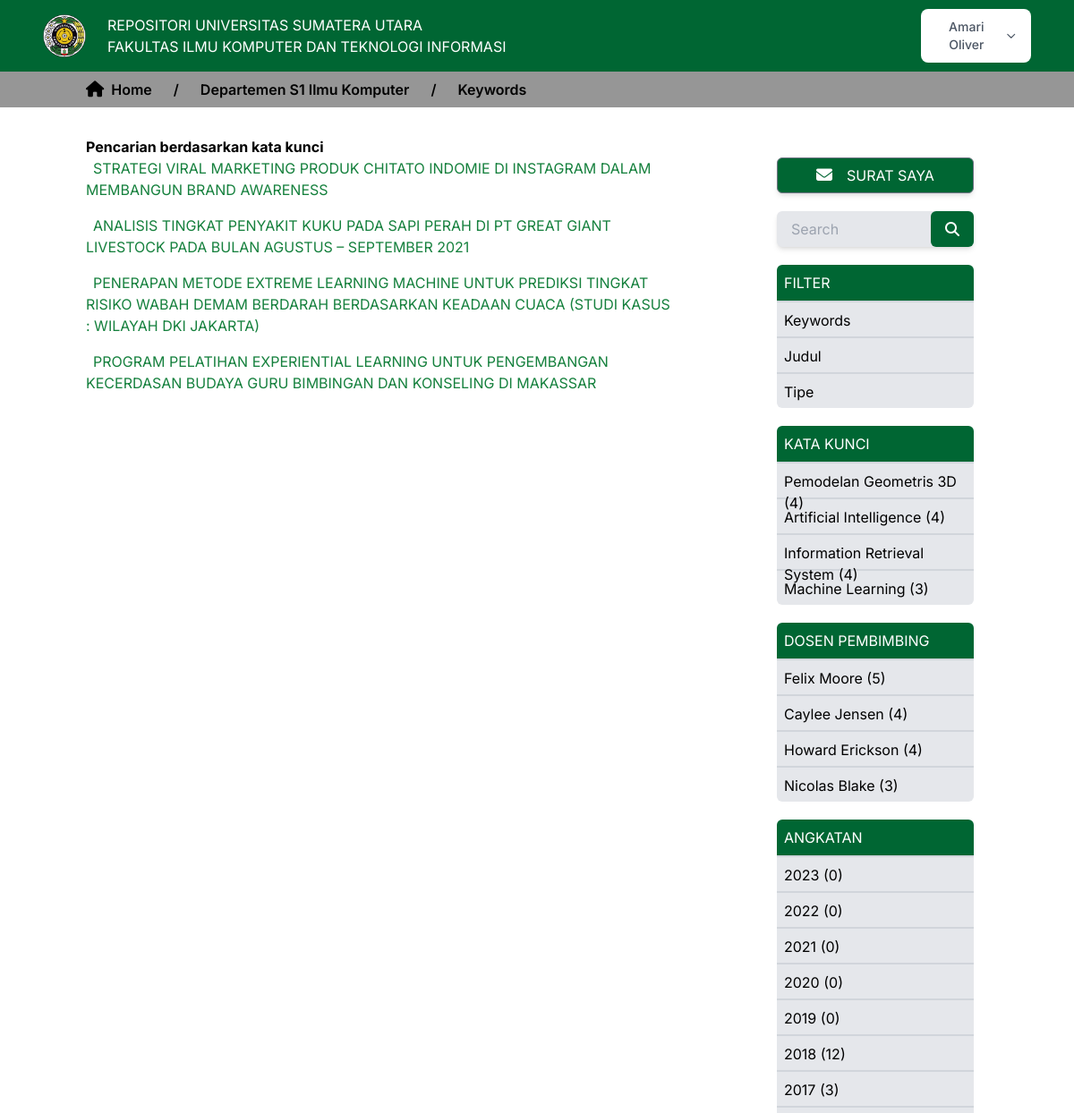
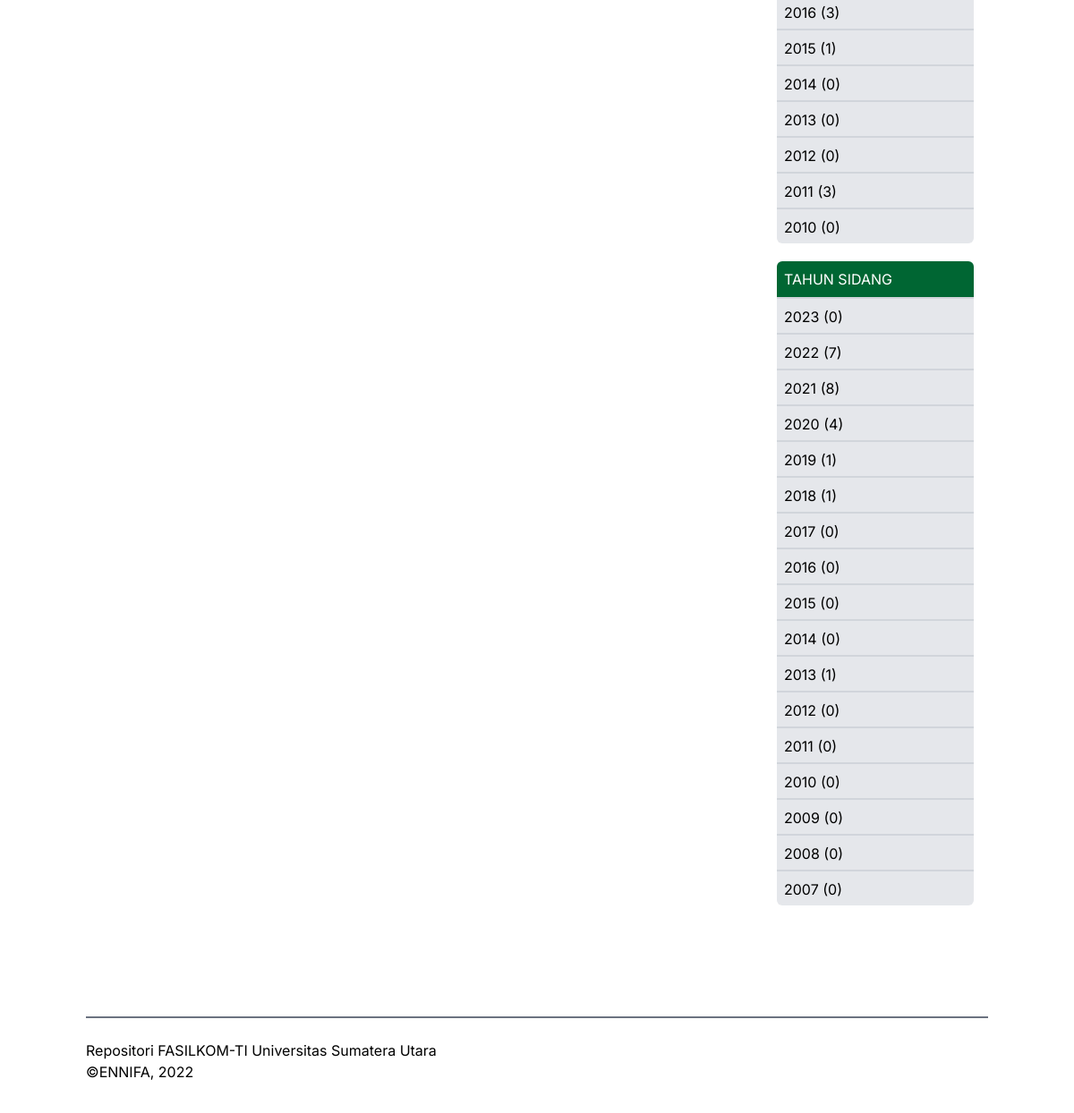
The app's page /PHP/katakunci.php?keyword=keyword&id_prodi=1&id_keyword=11 (signed in) with its own data (2 pictures, top to bottom).
### tables this page shows
CREATE TABLE `akun` (
  `email` varchar(50) NOT NULL,
  `nama_lengkap` varchar(50) NOT NULL,
  `password` varchar(50) NOT NULL,
  `kode_otp` int(6) DEFAULT NULL
);

CREATE TABLE `prodi` (
  `id` int(2) NOT NULL,
  `nama_prodi` varchar(30) NOT NULL
);

CREATE TABLE `tugas_akhir` (
  `id` int(4) NOT NULL,
  `judul` text NOT NULL,
  `nim_mhs` char(10) NOT NULL,
  `tgl_pengesahan` date NOT NULL,
  `tgl_upload` date NOT NULL,
  `nip_dosen_pembimbing1` varchar(20) NOT NULL,
  `nip_dosen_pembimbing2` varchar(20) NOT NULL,
  `nip_dosen_penguji1` varchar(20) NOT NULL,
  `nip_dosen_penguji2` varchar(20) NOT NULL,
  `id_kategori_repo` int(2) NOT NULL,
  `abstract` longtext NOT NULL,
  `id_keyword` int(3) NOT NULL,
  `file_link` longtext NOT NULL,
  `id_prodi` int(2) NOT NULL
);

CREATE TABLE `keyword` (
  `id` int(3) NOT NULL,
  `nama_keyword` varchar(50) NOT NULL,
  `id_prodi` int(2) NOT NULL
);

CREATE TABLE `dosen_pembimbing` (
  `nip` varchar(20) NOT NULL,
  `nama_lengkap` varchar(50) NOT NULL
);

### PHP/katakunci.php (the view, shortened to what this page needs)
<?php
    require "../Koneksi/koneksi.php";
?>
<!DOCTYPE html>
<html lang="en">
<head>
    <link rel="stylesheet" href="css/index.css">
    <script src="https://cdn.tailwindcss.com"></script>
</head>
<body>
    <?php include("navbar.php") ?>
    <div class="w-full h-10 flex justify-start items-center bg-[#969696] px-6 md:px-24">
        <div class="w-full flex items-center font-semibold">
            <a href="index.php" class="hidden lg:flex items-center mr-6">
                <span class="text-lg"><i class="fas fa-home"></i></span>
                <p class="ml-2">Home</p>
            </a>
            <?php
                if(isset($_GET['id_prodi'])){
                    $id_prodi = $_GET['id_prodi'];
                    $sql = "SELECT * FROM prodi WHERE id = $id_prodi";
                    $query = mysqli_query($con,$sql);
                    $row = mysqli_fetch_array($query);
            ?>
                <span class="hidden lg:flex">/</span>
                <a href="departemen.php?id_prodi=<?=$row['id']?>" class="flex items-center mx-6">
                    <p>Departemen <?=$row['nama_prodi']?></p>
                </a>
            <?php } ?>
                <span class="hidden lg:flex">/</span>
                <a href="" class="flex items-center mx-6">
                    <p>Keywords</p>
                </a>
        </div>
    </div>
    <div class="w-full h-screen px-4 py-8 md:px-24 md:py-8">
        <div class="flex mb-20">
            <div class="lg:w-3/4 lg:pr-24">
                <h4 class="font-bold">Pencarian berdasarkan kata kunci</h4>
                <div>
                    <ul class="space-y-4 text-green-700">
                        <?php
                        if(isset($_GET['keyword'])){
                            if($_GET['keyword'] == 'keyword'){
                            if(isset($_GET['id_prodi'])){
                                if(isset($_GET['id_keyword'])){
                                    $sql1 = "SELECT * FROM tugas_akhir WHERE id_keyword = '{$_GET['id_keyword']}'";
                                    $query1 = mysqli_query($con,$sql1);
                                    while($row1 = mysqli_fetch_array($query1)){
                        ?>
                        <li>
                            <a href="viewberkas.php?keyword=<?=$_GET['keyword']?>&id_prodi=<?=$row1['id_prodi']?>&id_tugasakhir=<?=$row1['id']?>" class="hover:text-sky-700 p-2"><?=$row1['judul']?></a>
                        </li>
                        <?php }}}else{
                                $sql3 = "SELECT id,nama_keyword,id_prodi, jlh_judul_keyword(keyword.id) AS jlh_judul FROM keyword";
                                $query3 = mysqli_query($con,$sql3);
                                while($row3 = mysqli_fetch_array($query3)){
                            ?>
                        <li>
                            <a href="katakunci.php?keyword=<?=$_GET['keyword']?>&id_prodi=<?=$row3['id_prodi']?>&id_keyword=<?=$row3['id']?>" class="hover:text-sky-700 p-2"><?=$row3['nama_keyword']?> (<?=$row3['jlh_judul']?>)</a>
                        </li>
                            <?php }}}elseif($_GET['keyword'] == 'judul'){
                                if(isset($_GET['id_prodi'])){
                                        $sql1 = "SELECT * FROM tugas_akhir WHERE id_prodi = '{$_GET['id_prodi']}' ORDER BY judul";
                                        $query1 = mysqli_query($con,$sql1);
                                        while($row1 = mysqli_fetch_array($query1)){
                            ?>
                        <li>
                            <a href="viewberkas.php?id_prodi=<?=$row1['id_prodi']?>&id_tugasakhir=<?=$row1['id']?>" class="hover:text-sky-700 p-2"><?=$row1['judul']?></a>
                        </li>
                            <?php }}else{
                                $sql1 = "SELECT * FROM tugas_akhir ORDER BY judul";
                                $query1 = mysqli_query($con,$sql1);
                                while($row1 = mysqli_fetch_array($query1)){
                            ?>
                        <li>
                            <a href="viewberkas.php?id_prodi=<?=$row1['id_prodi']?>&id_tugasakhir=<?=$row1['id']?>" class="hover:text-sky-700 p-2"><?=$row1['judul']?></a>
                        </li>
                            <?php }}}else{
                                if(isset($_GET['id_prodi'])){
                                    if(isset($_GET['id_kategori_repo'])){
                                        if($_GET['id_kategori_repo'] == 4 || $_GET['id_kategori_repo'] == 8){
                                            $sql1 = "SELECT * FROM penelitian_dosen WHERE id_kategori_repo = '{$_GET['id_kategori_repo']}'";
                                        }else{
                                            $sql1 = "SELECT * FROM tugas_akhir WHERE id_kategori_repo = '{$_GET['id_kategori_repo']}'";
                                        }
                                        $query1 = mysqli_query($con,$sql1);
                                        while($row1 = mysqli_fetch_array($query1)){
                            ?>
                        <li>
                            <a href="viewberkas.php?id_prodi=<?=$row1['id_prodi']?>&id_penelitian=<?=$row1['id']?>" class="hover:text-sky-700 p-2"><?=$row1['judul']?></a>
                        </li>
                            <?php }}else{
                                $sql1 = "SELECT id,nama_kategori,id_prodi, if(kategori_repo.id = 4 or kategori_repo.id = 8,
                                jlh_judul_penelitian(kategori_repo.id),
                                jlh_judul_kategori_repo(kategori_repo.id)
                                ) AS jlh_judul FROM kategori_repo WHERE id_prodi = '{$_GET['id_prodi']}'";
                                $query1 = mysqli_query($con,$sql1);
                                while($row1 = mysqli_fetch_array($query1)){
                            ?>
                        <li>
                            <a href="katakunci.php?keyword=<?=$_GET['keyword']?>&id_prodi=<?=$row1['id_prodi']?>&id_kategori_repo=<?=$row1['id']?>" class="hover:text-sky-700 p-2"><?=$row1['nama_kategori']?> <?=($row1['id_prodi'] == 1) ? 'Ilmu Komputer' : 'Teknologi Informasi'?> (<?=$row1['jlh_judul']?>)</a>
                        </li>
                            <?php }}}else{
                                $sql1 = "SELECT id,nama_kategori,id_prodi, if(kategori_repo.id = 4 or kategori_repo.id = 8,
                                        jlh_judul_penelitian(kategori_repo.id),
                                        jlh_judul_kategori_repo(kategori_repo.id)
                                ) AS jlh_judul FROM kategori_repo";
                                $query1 = mysqli_query($con,$sql1);
                                while($row1 = mysqli_fetch_array($query1)){
                            ?>
                        <li>
                            <a href="katakunci.php?keyword=<?=$_GET['keyword']?>&id_prodi=<?=$row1['id_prodi']?>&id_kategori_repo=<?=$row1['id']?>" class="hover:text-sky-700 p-2"><?=$row1['nama_kategori']?> <?=($row1['id_prodi'] == 1) ? 'Ilmu Komputer' : 'Teknologi Informasi'?> (<?=$row1['jlh_judul']?>)</a>
                        </li>
                            <?php }}}} ?>
                    </ul>
                </div>
            </div>
            <?php include("sidebar.php"); ?>
        </div>
        <?php include("footer.php"); ?>
    </div>
</body>
</html>

### PHP/navbar.php (shortened to what this page needs)
<div class="w-full h-20 flex justify-between items-center bg-[#006633] text-white px-4 md:px-12">
        <div class="flex items-center w-full h-14">
            <div class="w-12">
                <img src="img/usu-logo.png" alt="">
            </div>
            <div class="ml-6">
                <h4 class="hidden md:flex">REPOSITORI UNIVERSITAS SUMATERA UTARA</h4>
                <p class="hidden md:flex">FAKULTAS ILMU KOMPUTER DAN TEKNOLOGI INFORMASI</p>
            </div>
        </div>
        <?php if(!isset($_SESSION['email'])){ ?>
        <div class="hidden md:flex">
            <a href="login.php" class="w-full bg-white font-semibold hover:bg-gray-200 text-gray-600 py-2 px-6 border border-gray-500 rounded-md shadow-md cursor-pointer">
                Login
            </a>
        </div>
        <?php }else{
                    $sql4 = "SELECT * FROM akun WHERE email = '{$_SESSION['email']}'";
                    $query4 = mysqli_query($con,$sql4);
                    $row4 = mysqli_fetch_array($query4);
        ?>
            <div class="hidden md:flex justify-center items-center">
                <button id="dropdownInformationButton" data-dropdown-toggle="dropdownInformation" class="min-w-34 text-gray-600 bg-white hover:bg-gray-200 focus:ring-4 focus:outline-none focus:ring-green-600 font-medium rounded-lg text-sm px-4 py-2.5 text-center inline-flex items-center" type="button"><?=$row4['nama_lengkap']?><svg class="ml-2 w-4 h-4" aria-hidden="true" fill="none" stroke="currentColor" viewBox="0 0 24 24"><path stroke-linecap="round" stroke-linejoin="round" stroke-width="2" d="M19 9l-7 7-7-7"></path></svg></button>
            </div>
        <?php } ?>
    </div>

### PHP/sidebar.php
<div class="w-1/4 hidden lg:flex flex-col px-4 py-6">
                <a href="myletters.php" class="flex justify-center items-center w-full h-10 mb-5 bg-[#006633] hover:bg-green-700 text-white py-2 px-6 border border-gray-500 rounded-md shadow-md cursor-pointer">
                    <span class="text-lg"><i class="fas fa-envelope"></i></span>
                    <p class="ml-4 text-md">SURAT SAYA</p>
                </a>
                <form action="search.php" method="get">
                    <div class="w-full h-10 mb-5 flex justify-center items-center relative">
                        <input type="text" class="w-full h-full bg-gray-200 focus:outline-green-700 focus:bg-white p-4 rounded-md shadow-md" name="search" id="search" placeholder="Search">
                        <button for="search" class="w-12 h-full bg-[#006633] text-white cursor-pointer flex justify-center items-center rounded-md absolute right-0">
                            <i class="fas fa-search"></i>
                        </button>
                    </div>
                </form>
                <div class="w-full mb-5 flex flex-col">
                    <h4 class="w-full h-10 p-2 bg-[#006633] rounded-t-md text-white text-md">FILTER</h4>
                    <ul class="w-full bg-gray-200 rounded-b-md">
                        <li class="w-full h-10 p-2 border-t-2 border-gray-300">
                            <a href="katakunci.php?keyword=keyword" class="flex hover:text-sky-600">
                                Keywords
                            </a>
                        </li>
                        <li class="w-full h-10 p-2 border-t-2 border-gray-300">
                            <a href="katakunci.php?keyword=judul" class="flex hover:text-sky-600">
                                Judul
                            </a>
                        </li>
                        <li class="w-full h-10 p-2 border-t-2 border-gray-300">
                            <a href="katakunci.php?keyword=tipe" class="flex hover:text-sky-600">
                                Tipe
                            </a>
                        </li>
                    </ul>
                </div>
                <?php
                    $sql2 = "SELECT id,nama_keyword,id_prodi, jlh_judul_keyword(keyword.id) AS jlh_judul FROM keyword ORDER BY jlh_judul DESC LIMIT 4";
                    $query2 = mysqli_query($con,$sql2);
                ?>
                <div class="w-full mb-5 flex flex-col">
                    <h4 class="w-full h-10 p-2 bg-[#006633] rounded-t-md text-white text-md">KATA KUNCI</h4>
                    <ul class="w-full bg-gray-200 rounded-b-md">
                        <?php
                            while($row2 = mysqli_fetch_array($query2)){
                        ?>
                        <li class="w-full h-10 p-2 border-t-2 border-gray-300">
                            <a href="katakunci.php?keyword=keyword&id_prodi=<?=$row2['id_prodi']?>&id_keyword=<?=$row2['id']?>" class="flex hover:text-sky-600">
                                <?=$row2['nama_keyword'] ?> (<?=$row2['jlh_judul']?>)
                            </a>
                        </li>
                        <?php } ?>
                    </ul>
                </div>
                <?php
                    $sql3 = "SELECT nip,nama_lengkap, jlh_bimbingan_doping(dosen_pembimbing.nip) AS jlh_bimbingan FROM dosen_pembimbing ORDER BY jlh_bimbingan DESC LIMIT 4";
                    $query3 = mysqli_query($con,$sql3);
                ?>
                <div class="w-full mb-5 flex flex-col">
                    <h4 class="w-full h-10 p-2 bg-[#006633] rounded-t-md text-white text-md">DOSEN PEMBIMBING</h4>
                    <ul class="w-full bg-gray-200 rounded-b-md">
                        <?php
                            while($row3 = mysqli_fetch_array($query3)){
                        ?>
                        <li class="w-full h-10 p-2 border-t-2 border-gray-300">
                            <a href="filter-doping.php?nip_doping=<?=$row3['nip']?>" class="flex hover:text-sky-600">
                                <?= $row3['nama_lengkap'] ?> (<?= $row3['jlh_bimbingan']?>)
                            </a>
                        </li>
                        <?php } ?>
                    </ul>
                </div>
                <div class="w-full mb-5 flex flex-col">
                    <h4 class="w-full h-10 p-2 bg-[#006633] rounded-t-md text-white text-md">ANGKATAN</h4>
                    <ul class="w-full bg-gray-200 rounded-b-md">
                        <?php
                            $tahun = date("y");
                            for($i = $tahun; $i > 9;$i--){
                                    $sql6 = "SELECT COUNT(judul) AS jlh FROM tugas_akhir WHERE nim_mhs LIKE '$i%'";
                                $query6 = mysqli_query($con,$sql6);
                                $row6 = mysqli_fetch_array($query6);
                        ?>
                        <li class="w-full h-10 p-2 border-t-2 border-gray-300">
                            <a href="katakuncii.php?angkatan=<?=$i?>" class="flex hover:text-sky-600">
                            <?= ($i < 10) ? "200" : "20" ?><?= $i ?> (<?= $row6['jlh']?>)
                            </a>
                        </li>
                        <?php } ?>
                    </ul>
                </div>
                <div class="w-full mb-5 flex flex-col">
                    <h4 class="w-full h-10 p-2 bg-[#006633] rounded-t-md text-white text-md">TAHUN SIDANG</h4>
                    <ul class="w-full bg-gray-200 rounded-b-md">
                        <?php
                            $tahun = date("Y");
                            for($i = $tahun; $i > 2006;$i--){
                                $sql5 = "SELECT COUNT(judul) AS jlh FROM tugas_akhir WHERE tgl_pengesahan LIKE '$i%'";
                                $query5 = mysqli_query($con,$sql5);
                                $row5 = mysqli_fetch_array($query5);
                        ?>
                        <li class="w-full h-10 p-2 border-t-2 border-gray-300">
                            <a href="katakuncii.php?thn_sidang=<?=$i?>" class="flex hover:text-sky-600">
                                <?= $i ?> (<?= $row5['jlh']?>)
                            </a>
                        </li>
                        <?php } ?>
                    </ul>
                </div>
            </div>

### records on screen
akun: nama_lengkap "Amari Oliver"
prodi: nama_prodi "S1 Ilmu Komputer"
tugas_akhir: judul "STRATEGI VIRAL MARKETING PRODUK CHITATO INDOMIE DI INSTAGRAM DALAM MEMBANGUN BRAND AWARENESS"
tugas_akhir: judul "ANALISIS TINGKAT PENYAKIT KUKU PADA SAPI PERAH DI PT GREAT GIANT LIVESTOCK PADA BULAN AGUSTUS – SEPTEMBER 2021"
tugas_akhir: judul "PENERAPAN METODE EXTREME LEARNING MACHINE UNTUK PREDIKSI TINGKAT RISIKO WABAH DEMAM BERDARAH BERDASARKAN KEADAAN CUACA (STUDI KASUS : WILAYAH DKI JAKARTA)"
tugas_akhir: judul "PROGRAM PELATIHAN EXPERIENTIAL LEARNING UNTUK PENGEMBANGAN KECERDASAN BUDAYA GURU BIMBINGAN DAN KONSELING DI MAKASSAR"
keyword: nama_keyword "Pemodelan Geometris 3D", jlh_judul "4"
keyword: nama_keyword "Artificial Intelligence", jlh_judul "4"
keyword: nama_keyword "Information Retrieval System", jlh_judul "4"
keyword: nama_keyword "Machine Learning", jlh_judul "3"
dosen_pembimbing: nama_lengkap "Felix Moore", jlh_bimbingan "5"
dosen_pembimbing: nama_lengkap "Caylee Jensen", jlh_bimbingan "4"
dosen_pembimbing: nama_lengkap "Howard Erickson", jlh_bimbingan "4"
dosen_pembimbing: nama_lengkap "Nicolas Blake", jlh_bimbingan "3"

### other values on screen
$row6['jlh'] "0"
$row6['jlh'] "12"
$row6['jlh'] "3"
$row6['jlh'] "1"
$row5['jlh'] "0"
$row5['jlh'] "7"
$row5['jlh'] "8"
$row5['jlh'] "4"
$row5['jlh'] "1"
